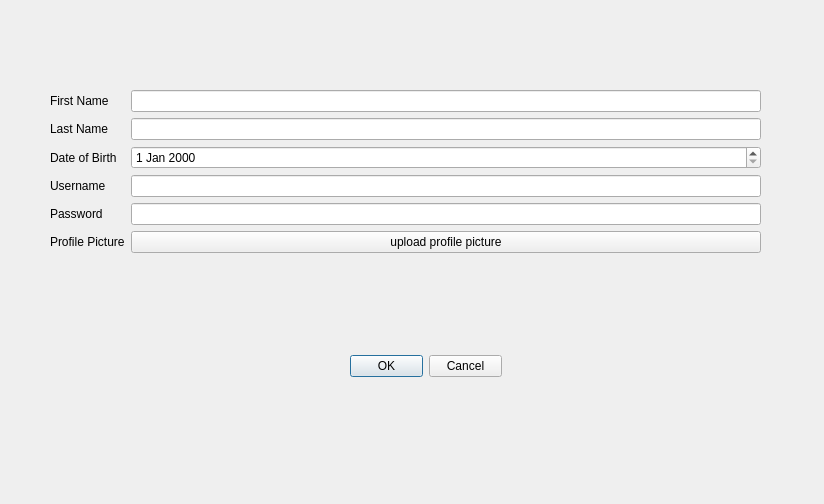
<?xml version="1.0" encoding="UTF-8"?>
<ui version="4.0">
 <class>SignUp</class>
 <widget class="QWidget" name="SignUp">
  <property name="geometry">
   <rect>
    <x>0</x>
    <y>0</y>
    <width>824</width>
    <height>504</height>
   </rect>
  </property>
  <property name="windowTitle">
   <string>Sign Up</string>
  </property>
  <widget class="QDialogButtonBox" name="buttonBox">
   <property name="geometry">
    <rect>
     <x>350</x>
     <y>350</y>
     <width>152</width>
     <height>32</height>
    </rect>
   </property>
   <property name="standardButtons">
    <set>QDialogButtonBox::Cancel|QDialogButtonBox::Ok</set>
   </property>
  </widget>
  <widget class="QWidget" name="formLayoutWidget">
   <property name="geometry">
    <rect>
     <x>50</x>
     <y>90</y>
     <width>711</width>
     <height>201</height>
    </rect>
   </property>
   <layout class="QFormLayout" name="formLayout">
    <item row="0" column="0">
     <widget class="QLabel" name="firstNameLabel">
      <property name="text">
       <string>First Name</string>
      </property>
     </widget>
    </item>
    <item row="0" column="1">
     <widget class="QLineEdit" name="firstNameLineEdit">
      <property name="sizePolicy">
       <sizepolicy hsizetype="Expanding" vsizetype="Fixed">
        <horstretch>0</horstretch>
        <verstretch>0</verstretch>
       </sizepolicy>
      </property>
     </widget>
    </item>
    <item row="1" column="0">
     <widget class="QLabel" name="lastNameLabel">
      <property name="text">
       <string>Last Name</string>
      </property>
     </widget>
    </item>
    <item row="1" column="1">
     <widget class="QLineEdit" name="lastNameLineEdit"/>
    </item>
    <item row="2" column="0">
     <widget class="QLabel" name="dateOfBirthLabel">
      <property name="text">
       <string>Date of Birth</string>
      </property>
     </widget>
    </item>
    <item row="2" column="1">
     <widget class="QDateEdit" name="dateOfBirthDateEdit"/>
    </item>
    <item row="3" column="0">
     <widget class="QLabel" name="usernameLabel">
      <property name="text">
       <string>Username</string>
      </property>
     </widget>
    </item>
    <item row="3" column="1">
     <widget class="QLineEdit" name="usernameLineEdit"/>
    </item>
    <item row="4" column="0">
     <widget class="QLabel" name="passwordLabel">
      <property name="text">
       <string>Password</string>
      </property>
     </widget>
    </item>
    <item row="4" column="1">
     <widget class="QLineEdit" name="passwordLineEdit"/>
    </item>
    <item row="5" column="1">
     <widget class="QPushButton" name="picButton">
      <property name="text">
       <string>upload profile picture</string>
      </property>
     </widget>
    </item>
    <item row="5" column="0">
     <widget class="QLabel" name="label_6">
      <property name="text">
       <string>Profile Picture</string>
      </property>
     </widget>
    </item>
   </layout>
  </widget>
 </widget>
 <resources/>
 <connections/>
</ui>
